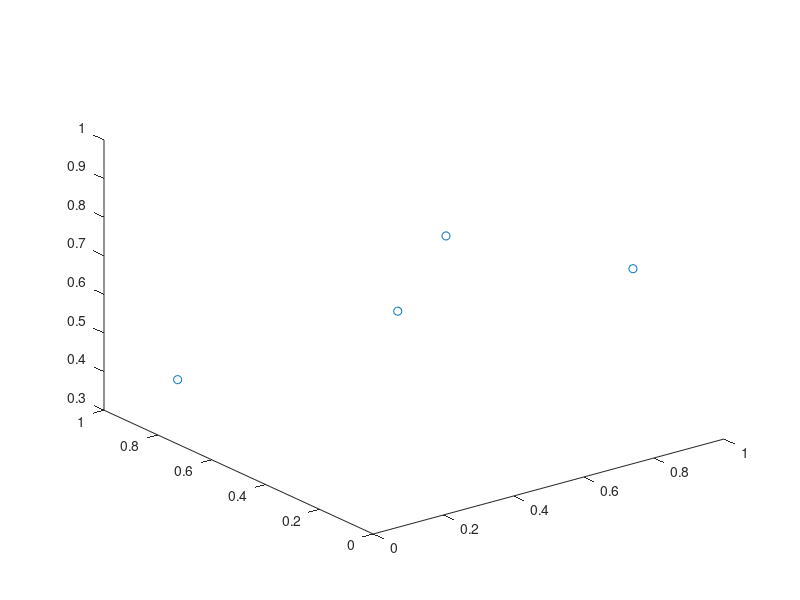

Write MATLAB code to recreate this figure.
f = uifigure;
ax = axes(f);
q = rand(4,3);
l = plot3(ax,q(:,1),q(:,2),q(:,3),'Marker','o','LineStyle','none');
set(l, 'ButtonDownFcn',{@clickedAssigned,ax});
% set(ax, 'ButtonDownFcn',{@boxClick,ax});
hold on

%%
function clickedAssigned(src,evt,ax)
% continue only if selected spike is of the left unit
u = evt.IntersectionPoint;
X = get(src,'XData');
Y = get(src,'YData');
Z = get(src,'ZData');
r = sqrt((u(1,1)-X).^2+(u(1,2)-Y).^2+(u(1,3)-Z).^2);
[~ ,selectedPoint]=min(r);

scatter3(ax,X(selectedPoint),Y(selectedPoint),Z(selectedPoint),'ro');
end